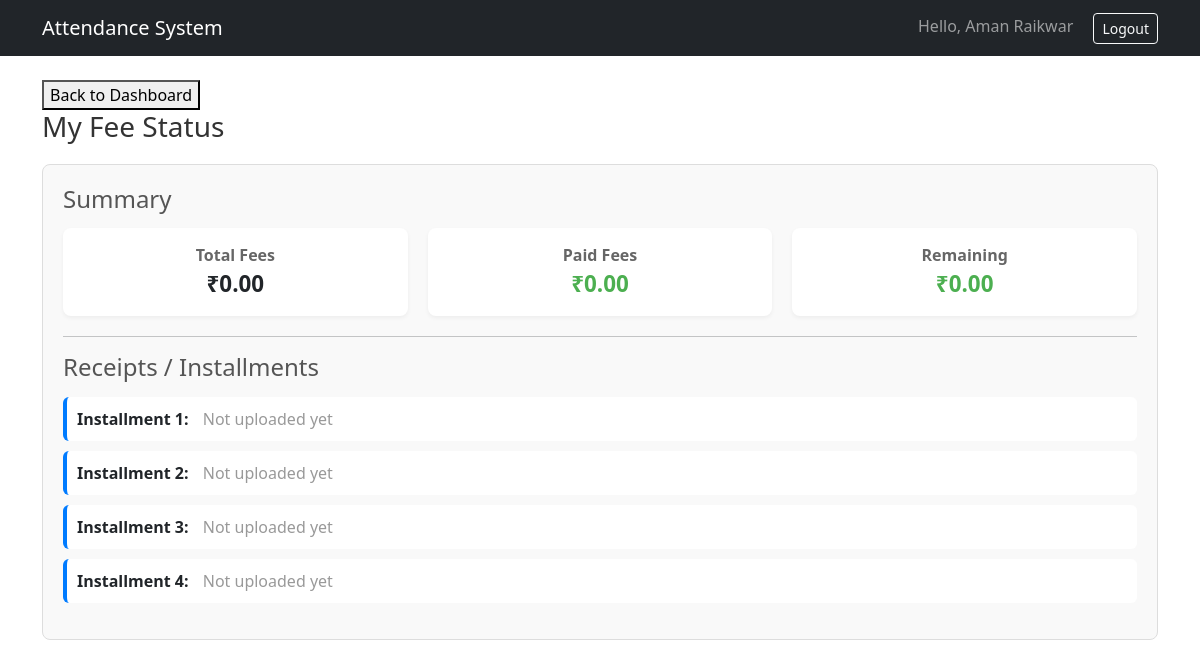
Screenshot of /fees/student/view-fees/ (signed in) with the database file from the repository.
### fees/models.py (models this page shows, shortened)
class FeeRecord(models.Model):
    student = models.OneToOneField(StudentProfile, on_delete=models.CASCADE, related_name='fee_record')
    total_fees = models.DecimalField(max_digits=10, decimal_places=2, default=0.00)
    paid_fees = models.DecimalField(max_digits=10, decimal_places=2, default=0.00)
    installment_1 = models.FileField(upload_to='receipts/', null=True, blank=True)
    installment_2 = models.FileField(upload_to='receipts/', null=True, blank=True)
    installment_3 = models.FileField(upload_to='receipts/', null=True, blank=True)
    installment_4 = models.FileField(upload_to='receipts/', null=True, blank=True)
    @property
    def remaining_fees(self):
        return self.total_fees - self.paid_fees

### accounts/decorators.py (the view)
    def wrapper(request,*args,**kwargs):
        if hasattr(request.user,'studentprofile'):
            return view_func(request,*args,**kwargs)
        else:
            return redirect('manager_dashboard')

### fees/templatetags/fees_extras.py (called while the page is built)
@register.filter
def get_attr(obj, attr_name):
    return getattr(obj, attr_name, None)

### fees/views.py (called while the page is built)
@login_required
@student_required
def student_view_fees(request):
    try:
        student = request.user.studentprofile
    except StudentProfile.DoesNotExist:
        messages.error(request,'student profile not found')
        return redirect('student_dashboard')
    fee_record, created = FeeRecord.objects.get_or_create(student=student)
    return render(request,'fees/student_view_fees.html',{'fee_record':fee_record})

### templates/fees/student_view_fees.html (shortened to what this page needs)
{% extends 'base.html' %}
{% load fees_extras %}
{% block content %}
<button><a href="{% url 'student_dashboard' %}">Back to Dashboard</a></button>
<h3>My Fee Status</h3>
<div style="margin-top: 20px; padding: 20px; border: 1px solid #ddd; border-radius: 8px; background-color: #f9f9f9;">
    <h4>Summary</h4>
    <div style="display: flex; gap: 20px; margin-bottom: 20px;">
        <div
            style="flex: 1; padding: 15px; background: white; border-radius: 8px; box-shadow: 0 2px 4px rgba(0,0,0,0.05); text-align: center;">
            <strong style="color: #666;">Total Fees</strong><br>
            <span style="font-size: 1.4em; font-weight: bold;">₹{{ fee_record.total_fees }}</span>
        </div>
        <div
            style="flex: 1; padding: 15px; background: white; border-radius: 8px; box-shadow: 0 2px 4px rgba(0,0,0,0.05); text-align: center;">
            <strong style="color: #666;">Paid Fees</strong><br>
            <span style="font-size: 1.4em; font-weight: bold; color: #4caf50;">₹{{ fee_record.paid_fees }}</span>
        </div>
        <div
            style="flex: 1; padding: 15px; background: white; border-radius: 8px; box-shadow: 0 2px 4px rgba(0,0,0,0.05); text-align: center;">
            <strong style="color: #666;">Remaining</strong><br>
            <span class="remaining-amount {% if fee_record.remaining_fees > 0 %}pending{% else %}cleared{% endif %}">
                ₹{{ fee_record.remaining_fees }}
            </span>
        </div>
    </div>
    <hr>
    <h4>Receipts / Installments</h4>
    <ul style="list-style: none; padding: 0;">
        {% for i in "1234" %}
        {% with field_name="installment_"|add:i %}
        {% with file=fee_record|get_attr:field_name %}
        <li
            style="margin-bottom: 10px; padding: 10px; background: white; border-radius: 6px; border-left: 4px solid #007bff;">
            <strong>Installment {{ i }}:</strong>
            {% if file %}
            <a href="{{ file.url }}" target="_blank"
                style="color: #007bff; text-decoration: none; margin-left: 10px; font-weight: bold;">Download
                Receipt</a>
            {% else %}
            <span style="color: #999; margin-left: 10px;">Not uploaded yet</span>
            {% endif %}
        </li>
        {% endwith %}
        {% endwith %}
        {% endfor %}
    </ul>
</div>
{% endblock %}%

### templates/base.html (shortened to what this page needs)
<!DOCTYPE html>
<html>
<head>
    <link href="https://cdn.jsdelivr.net/npm/bootstrap@5.3.2/dist/css/bootstrap.min.css" rel="stylesheet">
</head>
<body>
    <nav class="navbar navbar-expand-lg navbar-dark bg-dark mb-4">
        <div class="container">
            <a class="navbar-brand" href="/">Attendance System</a>
            <div>
                {% if user.is_authenticated %}
                {% if not user.is_superuser %}
                <span class="navbar-text me-3">Hello, {{ user.first_name }}</span>
                <a class="btn btn-outline-light btn-sm" href="{% url 'logout' %}">Logout</a>
                {% endif %}
                {% endif %}
            </div>
        </div>
    </nav>
    <div class="container">
        {% block content %}{% endblock %}
    </div>
</body>
</html>

### templates/fees/student_view_fees.html (style rules this page uses)
h3 { color: #333; margin-bottom: 20px; }
h4 { color: #555; margin-bottom: 15px; }
button a { text-decoration: none; color: inherit; }
.remaining-amount { font-size: 1.4em; font-weight: bold; }
.remaining-amount.cleared { color: #4caf50; }

### rows the page displays
FeeRecord: total_fees "0.00", paid_fees "0.00", remaining_fees "0.00"

### other values shown
{{ user.first_name }} "Aman Raikwar"
{{ i }} "1" "2" "3" "4"
